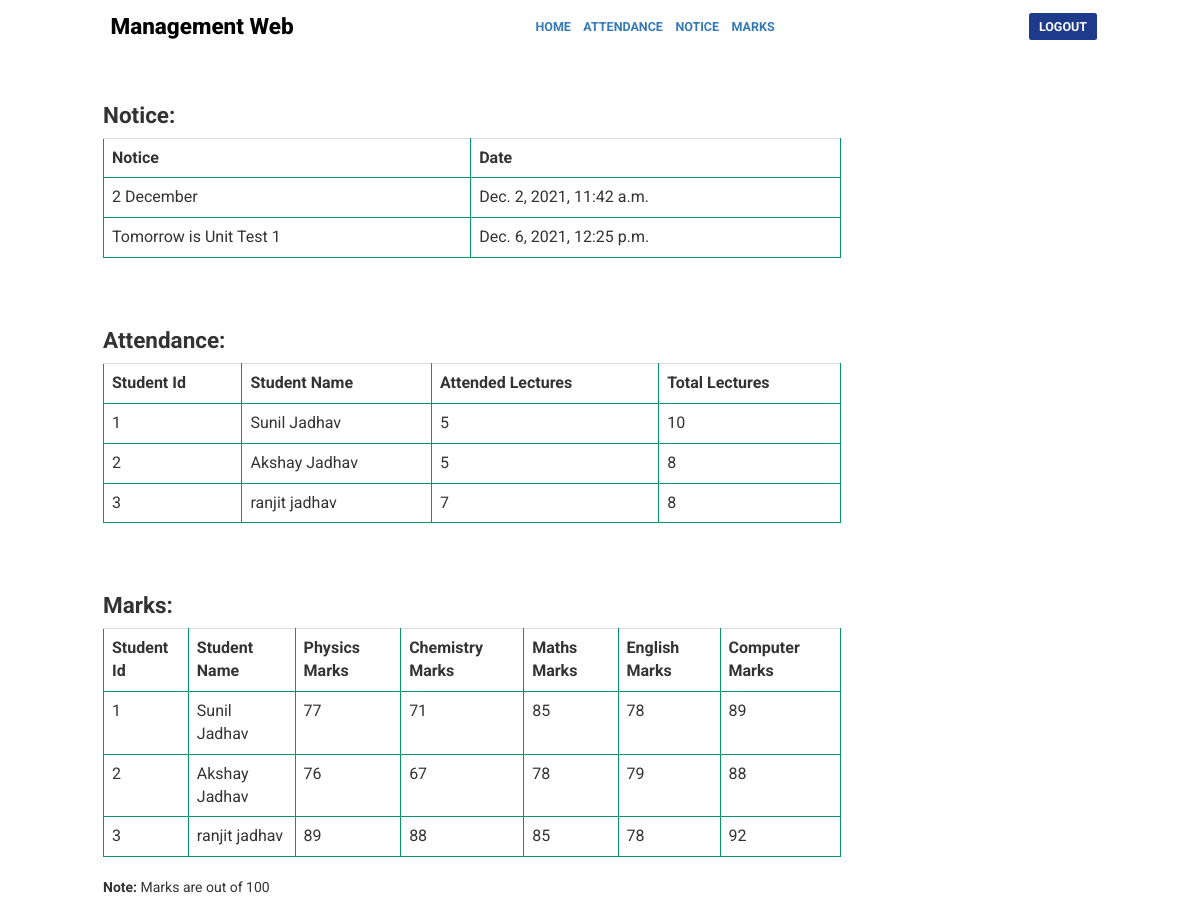
/home/, run on the app's committed database.
### app1/models.py (models this page shows, shortened)
class Notice(models.Model):
    Message = models.CharField(max_length=200,null=True)
    date_created = models.DateTimeField(auto_now_add=True)

class Attendance(models.Model):
    StudentName = models.CharField(max_length=200,null=True)
    StudentId  = models.CharField(max_length=50,null=True)
    LecturesAttended = models.IntegerField(null=True)
    TotalLectures  = models.IntegerField(null=True)

class Marks(models.Model):
    StudentName = models.CharField(max_length=200,null=True)
    StudentId  = models.CharField(max_length=50,null=True)
    PhysicsMarks = models.IntegerField(null=True)
    ChemistryMarks  = models.IntegerField(null=True)
    MathsMarks  = models.IntegerField(null=True)
    EnglishMarks  = models.IntegerField(null=True)
    ComputerMarks  = models.IntegerField(null=True)

### app1/views.py (the view)
# urls.py: 2. Add a URL to urlpatterns:  path('', views.home, name='home')
def home(request):
    notice = Notice.objects.all()
    attendance = Attendance.objects.all()
    marks = Marks.objects.all()
    context = {
        'notice': notice,
        'marks': marks,
        'attendance': attendance,
    }
    return render(request, 'app/home.html', context)

### app1/templates/app/home.html
{% extends 'app/Links.html' %}
{% block content %}
<div class="container ">
	<br><br>
	<div class="row">
		<div class="col-md-9">
			<h5 class="font-bold text-4xl">Notice:</h5>
			<div class="card card-body">
				<table class="table table-sm" class="border-separate border border-green-800  ">
					<tr class="bg-emerald-200">
						<th class="border border-green-600 ">Notice</th>
						<th class="border border-green-600 ">Date</th>
					</tr>
					{% for n in notice %}
					<tr>
						<td class="border border-green-600 ">{{n.Message}} </td>
						<td class="border border-green-600 ">{{n.date_created}} </td>
					</tr>
					{% endfor %}
				</table>
			</div>
		</div>
	</div>
	<br><br>
	<div class="row">
		<div class="col-md-9">
			<h5 class="font-bold text-4xl">Attendance:</h5>
			<div class="card card-body">
				<table class="table table-sm" class="border-separate border border-green-800  ">
					<tr>
						<th class="border border-green-600 ">Student Id</th>
						<th class="border border-green-600 ">Student Name</th>
						<th class="border border-green-600 ">Attended Lectures</th>
						<th class="border border-green-600 ">Total Lectures</th>
					</tr>
					{% for a in attendance %}
					<tr>
						<td class="border border-green-600 ">{{a.StudentId}} </td>
						<td class="border border-green-600 ">{{a.StudentName}} </td>
						<td class="border border-green-600 ">{{a.LecturesAttended}} </td>
						<td class="border border-green-600 "> {{a.TotalLectures}} </td>
					</tr>
					{% endfor %}
				</table>
			</div>
		</div>
	</div>
	<br><br>
	<div class="row">
		<div class="col-md-9">
			<h5 class="font-bold text-4xl">Marks:</h5>
			<div class="card card-body">
				<table class="table table-sm" class="border-separate border border-green-800  ">
					<tr>
						<th class="border border-green-600 ">Student Id</th>
						<th class="border border-green-600 ">Student Name</th>
						<th class="border border-green-600 ">Physics Marks</th>
						<th class="border border-green-600 ">Chemistry Marks</th>
						<th class="border border-green-600 ">Maths Marks</th>
						<th class="border border-green-600 ">English Marks</th>
						<th class="border border-green-600 ">Computer Marks</th>
					</tr>
					{% for m in marks %}
					<tr>
						<td class="border border-green-600 ">{{m.StudentId}} </td>
						<td class="border border-green-600 ">{{m.StudentName}} </td>
						<td class="border border-green-600 ">{{m.PhysicsMarks}} </td>
						<td class="border border-green-600 ">{{m.ChemistryMarks}} </td>
						<td class="border border-green-600 ">{{m.MathsMarks}} </td>
						<td class="border border-green-600 ">{{m.EnglishMarks}} </td>
						<td class="border border-green-600 ">{{m.ComputerMarks}} </td>
					</tr>
					{% endfor %}
				</table>
				<p> <b>Note:</b> Marks are out of 100</p>
			</div>
		</div>
	</div>
	{% endblock %}

### app1/templates/app/Links.html (shortened to what this page needs)
{% load static %}
<html>
    <head>
        <link href="https://unpkg.com/tailwindcss@^2/dist/tailwind.min.css" rel="stylesheet">
        <link rel="stylesheet" href="https://maxcdn.bootstrapcdn.com/bootstrap/3.3.7/css/bootstrap.min.css"
>
    </head>
    <body>
        {% include 'app/navbar.html' %}
        {% block content %}
        {% endblock %}
    </body>
</html>

### app1/templates/app/navbar.html
{% load static %}
<header class="text-gray-600 body-font">
  <div class="container mx-auto flex flex-wrap p-5 flex-col md:flex-row items-center">
    <a class="flex title-font font-medium items-center text-black font-extrabold mb-4 md:mb-0">
      <span class="ml-3 text-4xl">Management Web</span>
    </a>
    <nav class="md:ml-auto md:mr-auto flex flex-wrap items-center text-xl uppercase font-bold justify-center">
      <a class="mr-5 hover:text-gray-900" href="{% url 'home'%}">Home</a>
      <a class="mr-5 hover:text-gray-900" href="{% url 'addAttendance'%}">Attendance</a>
      <a class="mr-5 hover:text-gray-900" href="{% url 'addNotice'%}">Notice</a>
      <a class="mr-5 hover:text-gray-900" href="{% url 'addMarks'%}">Marks</a>
    </nav>
    <button
      class="inline-flex items-center bg-blue-900 border-0 py-2 px-4 focus:outline-none  rounded text-xl mt-4 md:mt-0 uppercase font-bold text-white">
      <a href="{% url 'logout'%}" class="text-white font-bold">Logout</a>
    </button>
  </div>
</header>

### app1/templates/app/Links.html (style rules this page uses)
body { font-family: 'Roboto', sans-serif; }

### data on the page
Notice: Message "2 December", date_created "Dec. 2, 2021, 11:42 a.m."
Notice: Message "Tomorrow is Unit Test 1", date_created "Dec. 6, 2021, 12:25 p.m."
Attendance: StudentId "1", StudentName "Sunil Jadhav", LecturesAttended "5", TotalLectures "10"
Attendance: StudentId "2", StudentName "Akshay Jadhav", LecturesAttended "5", TotalLectures "8"
Attendance: StudentId "3", StudentName "ranjit jadhav", LecturesAttended "7", TotalLectures "8"
Marks: StudentId "1", StudentName "Sunil Jadhav", PhysicsMarks "77", ChemistryMarks "71", MathsMarks "85", EnglishMarks "78", ComputerMarks "89"
Marks: StudentId "2", StudentName "Akshay Jadhav", PhysicsMarks "76", ChemistryMarks "67", MathsMarks "78", EnglishMarks "79", ComputerMarks "88"
Marks: StudentId "3", StudentName "ranjit jadhav", PhysicsMarks "89", ChemistryMarks "88", MathsMarks "85", EnglishMarks "78", ComputerMarks "92"
